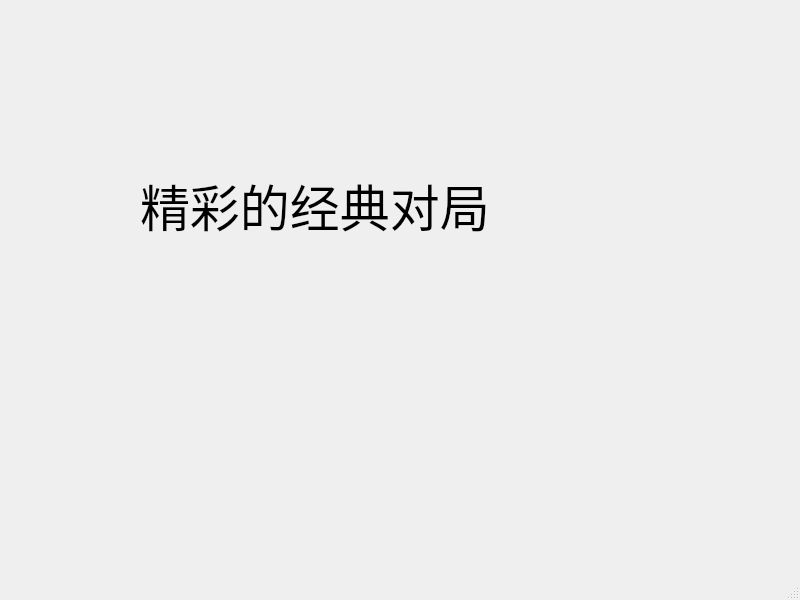
<?xml version="1.0" encoding="UTF-8"?>
<ui version="4.0">
 <class>Classic_fight</class>
 <widget class="QMainWindow" name="Classic_fight">
  <property name="geometry">
   <rect>
    <x>0</x>
    <y>0</y>
    <width>800</width>
    <height>600</height>
   </rect>
  </property>
  <property name="windowTitle">
   <string>MainWindow</string>
  </property>
  <widget class="QWidget" name="centralwidget">
   <widget class="QLabel" name="label">
    <property name="geometry">
     <rect>
      <x>140</x>
      <y>90</y>
      <width>391</width>
      <height>231</height>
     </rect>
    </property>
    <property name="styleSheet">
     <string notr="true">QLabel
{
font:50px;
}</string>
    </property>
    <property name="text">
     <string>精彩的经典对局</string>
    </property>
   </widget>
  </widget>
  <widget class="QMenuBar" name="menubar">
   <property name="geometry">
    <rect>
     <x>0</x>
     <y>0</y>
     <width>800</width>
     <height>26</height>
    </rect>
   </property>
  </widget>
  <widget class="QStatusBar" name="statusbar"/>
 </widget>
 <resources/>
 <connections/>
</ui>
